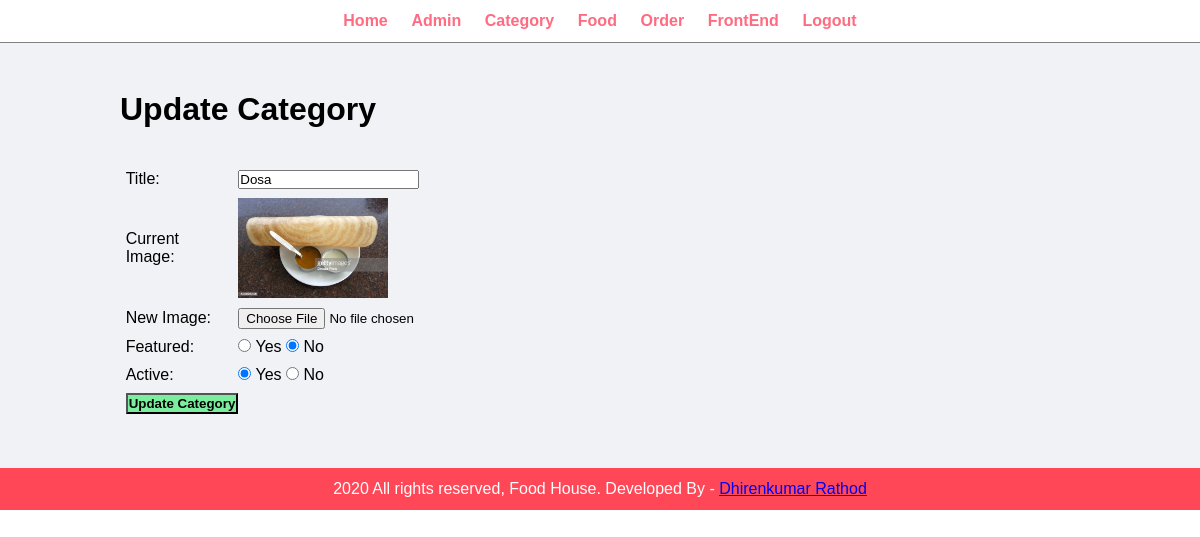
Screenshot of /admin/update-category.php?id=13 (signed in) with the database file from the repository.
### tables this page shows
CREATE TABLE `tbl_category` (
  `id` int(10) UNSIGNED NOT NULL,
  `title` varchar(100) NOT NULL,
  `image_name` varchar(255) NOT NULL,
  `featured` varchar(10) NOT NULL,
  `active` varchar(10) NOT NULL
);

### admin/update-category.php (the view, shortened to what this page needs)
<?php include('partials/menu.php'); ?>
<div class="main-content">
    <div class="wrapper">
        <h1>Update Category</h1>
        <br><br>
        <?php
            if(isset($_GET['id']))
            {
                $id = $_GET['id'];
                $sql = "SELECT * FROM tbl_category WHERE id=$id";
                $res = mysqli_query($conn, $sql);
                $count = mysqli_num_rows($res);
                if($count==1)
                {
                    $row = mysqli_fetch_assoc($res);
                    $title = $row['title'];
                    $current_image = $row['image_name'];
                    $featured = $row['featured'];
                    $active = $row['active'];
                }
                else
                {
                    $_SESSION['no-category-found'] = "<div class='error'>Category not Found.</div>";
                    header('location:'.SITEURL.'admin/manage-category.php');
                }
            }
            else
            {
                header('location:'.SITEURL.'admin/manage-category.php');
            }
        ?>
        <form action="" method="POST" enctype="multipart/form-data">
            <table class="tbl-30">
                <tr>
                    <td>Title: </td>
                    <td>
                        <input type="text" name="title" value="<?php echo $title; ?>">
                    </td>
                </tr>
                <tr>
                    <td>Current Image: </td>
                    <td>
                        <?php
                            if($current_image != "")
                            {
                                ?>
                                <img src="<?php echo SITEURL; ?>images/category/<?php echo $current_image; ?>" width="150px">
                                <?php
                            }
                            else
                            {
                                echo "<div class='error'>Image Not Added.</div>";
                            }
                        ?>
                    </td>
                </tr>
                <tr>
                    <td>New Image: </td>
                    <td>
                        <input type="file" name="image">
                    </td>
                </tr>
                <tr>
                    <td>Featured: </td>
                    <td>
                        <input <?php if($featured=="Yes"){echo "checked";} ?> type="radio" name="featured" value="Yes"> Yes
                        <input <?php if($featured=="No"){echo "checked";} ?> type="radio" name="featured" value="No"> No
                    </td>
                </tr>
                <tr>
                    <td>Active: </td>
                    <td>
                        <input <?php if($active=="Yes"){echo "checked";} ?> type="radio" name="active" value="Yes"> Yes
                        <input <?php if($active=="No"){echo "checked";} ?> type="radio" name="active" value="No"> No
                    </td>
                </tr>
                <tr>
                    <td>
                        <input type="submit" name="submit" value="Update Category" class="btn-secondary">
                    </td>
                </tr>
            </table>
        </form>
    </div>
</div>
<?php include('partials/footer.php'); ?>

### css/admin.css (style rules this page uses)
* { margin: 0; padding: 0; font-family: Arial, Helvetica, sans-serif; }
.wrapper { padding: 1%; width: 80%; margin: 0 auto; }
.tbl-30 { width: 30%; }
table tr td { padding: 1%; }
.btn-secondary { background-color: #7bed9f; padding: 1%; color: black; text-decoration: none; font-weight: bold; }
.main-content { background-color: #f1f2f6; padding: 3% 0; }

### rows the page displays
tbl_category: title "Dosa", image_name (picture), featured "☑", active "☑"
